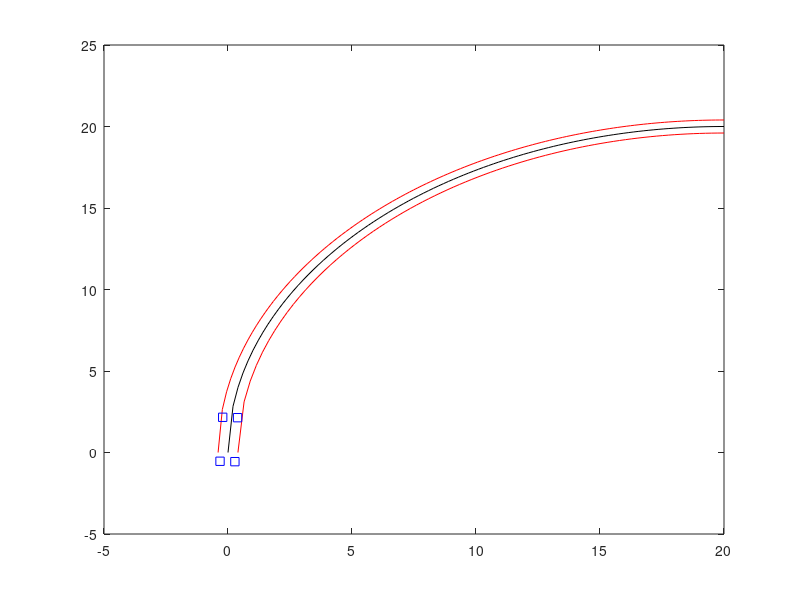

Source code (MATLAB):
% Clear workspace variables, console and existing inputs
clc, clear all, clear vars


% Track characteristics variables

% Minimum track curvature radius
radius = 20
% Loading gauge width
load_gauge = 0.8

% Locomotive dimensions variables

% Locomotive length
loco_length = 2.7
% Locomotive width
loco_width = 0.6
% Distance between bogies (pivot)
bogie_dist = 1.6


% Calculate track
x_track = linspace(0, radius, 100);
x_outer = linspace(-load_gauge/2, radius, 120);
x_inner = linspace(load_gauge/2, radius, 80);

y_track = sqrt(radius^2 - (x_track-radius).^2);
y_outer = sqrt((radius+(load_gauge/2))^2 - (x_outer-radius).^2);
y_inner = sqrt((radius-(load_gauge/2))^2 - (x_inner-radius).^2);


% Calculate locomotive position

alpha = acos(-(bogie_dist^2/(2*radius^2)) + 1)
pivot_back = [0, 0];
pivot_front = [radius - radius*cos(alpha), radius*sin(alpha)];
% Locomotive "roll" - angle relative to track tagent
theta = atan(pivot_front(2)/pivot_front(1))

% Calculate rotation matrix (it differs from literature rotation matrices)
rotation_mat = [cos(theta), -sin(theta); sin(theta), cos(theta)];

% Locomotive position matrix (each corner corresponds to a column)
% Locomotive corners are mentioned counter-clockwise with the first one
% being the bottom left corner (locomotive end)
locomotive_pos = [-(loco_length-bogie_dist)/2, -(loco_length-bogie_dist)/2, bogie_dist+(loco_length-bogie_dist)/2, bogie_dist+(loco_length-bogie_dist)/2;
                  -loco_width/2, loco_width/2, loco_width/2, -loco_width/2];

% Rotate local coordinates to global coordinates
locomotive_pos = rotation_mat*locomotive_pos;

% Plot track loading gauge position and locomotive ocupation
% Track
plot(x_track, y_track, 'black')
hold on
plot(x_outer, y_outer, 'red')
hold on
plot(x_inner, y_inner, 'red')
hold on

% Locomotive corners
plot(locomotive_pos(1,1), locomotive_pos(2,1), 'bs')
hold on
plot(locomotive_pos(1,2), locomotive_pos(2,2), 'bs')
hold on
plot(locomotive_pos(1,3), locomotive_pos(2,3), 'bs')
hold on
plot(locomotive_pos(1,4), locomotive_pos(2,4), 'bs')
hold on

